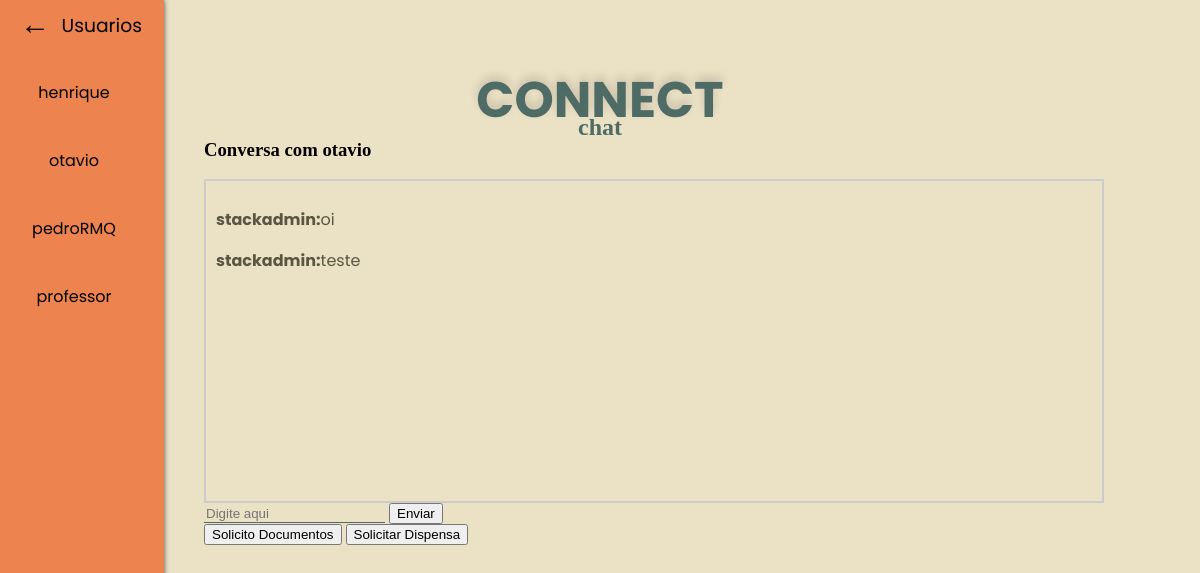
/chat/7/ (signed in), run on the app's committed database.
### student/models.py (models this page shows, shortened)
class Mensagem(models.Model):
    remetente = models.ForeignKey(User, related_name='mensagens_enviadas',on_delete=models.CASCADE)
    destinatario = models.ForeignKey(User, related_name='mensagens_recebidas',on_delete=models.CASCADE)
    texto = models.TextField()
    data_envio = models.DateTimeField(auto_now_add=True)
    lida = models.BooleanField(default=False)

### student/views.py (the view, shortened to what this page needs)
# urls.py: path('chat/', studentViews.chat_page , name = "chat"),
def chat_page(request,usuario_id=None):
    if not request.user.is_authenticated:
        return redirect('login')
    user = request.user
    mensagens = []
    destinatario = None
    if user.is_staff:
        usuarios = User.objects.exclude(is_staff=True)
        usuarios = usuarios.annotate(
            toRead = Count('mensagens_enviadas',filter=Q(mensagens_enviadas__destinatario=user,mensagens_enviadas__lida=False))
        )
    else:
        usuarios = None
        usuario_id = User.objects.get(username="stackadmin").id
    if usuario_id:
        destinatario = User.objects.get(id=usuario_id)
        Mensagem.objects.filter(
            remetente__in=[user,destinatario],
            destinatario__in=[user, destinatario]
        ).update(lida=True)
        mensagens = Mensagem.objects.filter(
            remetente__in=[user,destinatario],
            destinatario__in=[user, destinatario]
        ).order_by('data_envio','id')
    return render(request,'student/chat.html', {'mensagens': mensagens,'destinatario':destinatario, 'usuarios':usuarios})

### student/templates/student/chat.html (shortened to what this page needs)
<!DOCTYPE html>
<html lang="en">
    {% load static %}
<head>
    <link rel="stylesheet" href="{% static 'css/style.css' %}">
</head>
<body id = chatBody>
    <div  class = "principal_title">
        <h1>CONNECT</h1>
        <h2>chat</h2>
    </div>
    {% if usuarios %}
    <div id = "contatos">
        <a id="chatReturn" href="{% url 'home' %}">&larr;</a>
        <h3>Usuarios</h3>
        <ul>
            {% for u in usuarios %}
            <li><a href="{% url 'chat' u.id %}">
                {{ u.username }}
            </a></li>
            {% endfor %}
        </ul>
    </div>
    {% endif %}
    {% if destinatario %}
    <div id = "chatArea">
        {% if destinatario.username == "stackadmin" %}
            <h3>Conversa com Diretoria</h3>
        {% else %}
            <h3>Conversa com {{ destinatario.username }}</h3>
        {% endif %}
        <div id="chat-box" style="border:2px solid #ccc; padding:10px; height:300px; overflow-y:scroll;">
            {% for m in mensagens %}
                <p><strong>{{ m.remetente.username }}:</strong>{{ m.texto }}</p>
            {% endfor %}
        </div>
    <form method="post" id="form-texto">
        <input type="text" name="mensagem" placeholder="Digite aqui" autocomplete="off">
        <button type="submit">Enviar</button>
    </form>
    <form method="post" id="form-solicitacoes">
        <button type="submit" name="documentos" value="Solicito Documentação">Solicito Documentos</button>
        <button type="submit" name="dispensa" value="Solicito Dispensa">Solicitar Dispensa</button>
    </form>
</div>
    {% endif %}
</body>
</html>

### student/static/css/style.css (style rules this page uses)
body { background-color: #ebe1c5; }
p { color: #595643; font-family: "Poppins", sans-serif; }
input { outline: none; background-color: transparent; border: none; border-bottom: 1px solid #4e6b66; }
#chatBody { display: flex; }
#contatos { position: relative; height: 102vh; width: 15vw; text-shadow: none; text-decoration: none; text-align: center; user-select: none; background-color: #ed834e; font-family: 'poppins',sans-serif; top: -2vh; left: -2vw; box-shadow: 0px 0px 5px rgba(0, 0, 0, 0.7); border-radius: 15px; }
#contatos h3 { position: relative; width: 50%; left: 32%; display: flex; margin: 20px; text-align: left; text-decoration: none; font-weight: normal; }
#contatos ul { list-style: none; padding-left: 0; }
#contatos li { position: relative; user-select: none; height: 28px; color: black; padding: 20px; }
#contatos li::after { content: ""; position: absolute; height: 2px; width: 0; left: 50%; transform: translateX(-50%); background-color: black; transition: 0.3s; bottom: 0; }
#chatReturn { position: fixed; color: #4e6b66; left: 20px; top: 0.25vh; font-size: 30px; text-decoration: none; transition: 0.3s; }
#contatos a { text-decoration: none; color: black; }
#chatArea { position: fixed; left: 17vw; top: 10vw; width: 75vw; }
.principal_title { color: #4e6b66; position: fixed; left: 50%; top: 100px; transform: translate(-50%, -50%); user-select: none; }
.principal_title h1 { font-size: 50px; font-family: "Poppins", sans-serif; text-shadow: 0px -5px 10px rgba(0, 0, 0, 0.15); }
.principal_title h2 { position: fixed; left: 50%; top: 55%; transform: translate(-50%,-50%); }

### data on the page
Mensagem: remetente.username "stackadmin", texto "oi"
Mensagem: remetente.username "stackadmin", texto "teste"

### other printed values
{{ u.username }} "henrique"
{{ u.username }} "otavio"
{{ u.username }} "pedroRMQ"
{{ u.username }} "professor"
{{ destinatario.username }} "otavio"
